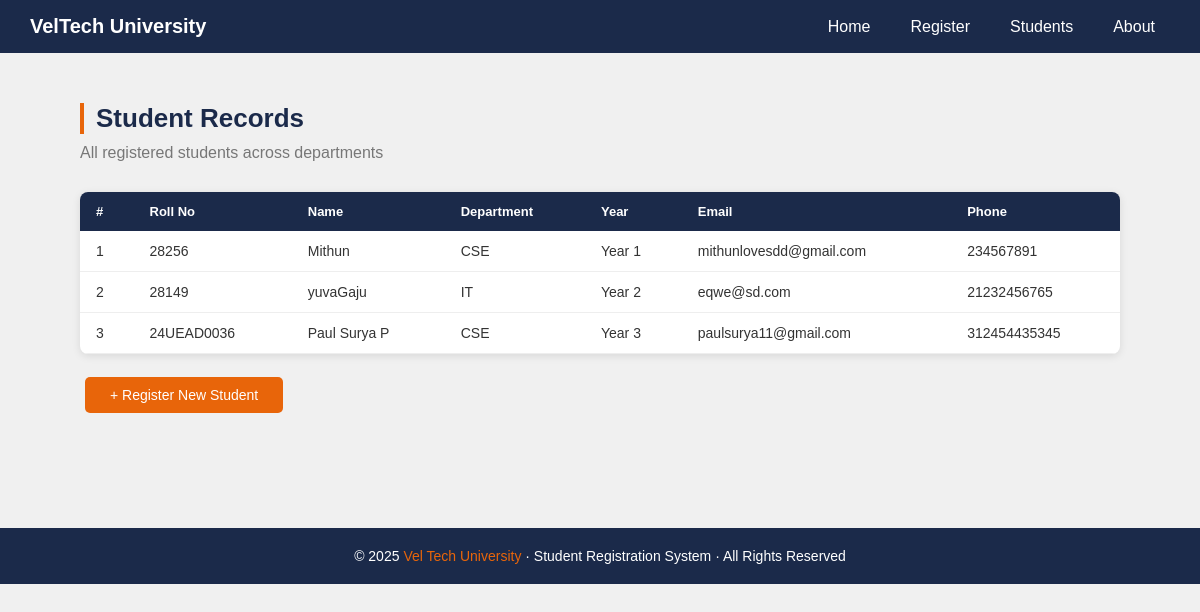
/students, run on the app's committed database.
### tables this page shows
CREATE TABLE students (
            id        INTEGER PRIMARY KEY AUTOINCREMENT,
            name      TEXT NOT NULL,
            roll      TEXT NOT NULL,
            dept      TEXT NOT NULL,
            year      TEXT NOT NULL,
            email     TEXT NOT NULL,
            phone     TEXT NOT NULL,
            gender    TEXT NOT NULL,
            dob       TEXT NOT NULL,
            address   TEXT NOT NULL
        );

### app.py (the view)
@app.route('/students')
def students():
    conn = sqlite3.connect(r'C:\Users\pauls\OneDrive\desktop\Vel-Tech-Summer-Internship\Track3\Day 12\student_demo\students.db')
    c = conn.cursor()
    c.execute('SELECT * FROM students')
    rows = c.fetchall()
    conn.close()
    student_list = []
    for row in rows:
        student_list.append({
            'id'     : row[0],
            'name'   : row[1],
            'roll'   : row[2],
            'dept'   : row[3],
            'year'   : row[4],
            'email'  : row[5],
            'phone'  : row[6],
            'gender' : row[7],
            'dob'    : row[8],
            'address': row[9]
        })
    return render_template('students.html', students=student_list)

### templates/students.html (shortened to what this page needs)
<!DOCTYPE html>
<html lang="en">
<head>
    <link rel="stylesheet" href="{{ url_for('static', filename='css/style.css') }}">
</head>
<body>
    <nav>
        <div class="logo">Vel<span>Tech</span> University</div>
        <ul>
            <li><a href="/">Home</a></li>
            <li><a href="/register">Register</a></li>
            <li><a href="/students" class="active">Students</a></li>
            <li><a href="/about">About</a></li>
        </ul>
    </nav>
    <div class="section">
        <h2 class="section-title">Student Records</h2>
        <p class="section-subtitle">All registered students across departments</p>
        <div class="table-container">
            <table>
                <thead>
                    <tr>
                        <th>#</th>
                        <th>Roll No</th>
                        <th>Name</th>
                        <th>Department</th>
                        <th>Year</th>
                        <th>Email</th>
                        <th>Phone</th>
                    </tr>
                </thead>
                <tbody>
                    {% for student in students %}
                    <tr>
                        <td>{{ loop.index }}</td>
                        <td>{{ student.roll }}</td>
                        <td>{{ student.name }}</td>
                        <td>
                            <span class="badge badge-{{ student.dept | lower }}">
                                {{ student.dept }}
                            </span>
                        </td>
                        <td>Year {{ student.year }}</td>
                        <td>{{ student.email }}</td>
                        <td>{{ student.phone }}</td>
                    </tr>
                    {% endfor %}
                </tbody>
            </table>
        </div>
        <br>
        <a href="/register" class="btn btn-primary">+ Register New Student</a>
    </div>
    <footer>
        <p>© 2025 <span>Vel Tech University</span> · Student Registration System · All Rights Reserved</p>
    </footer>
</body>
</html>

### static/CSS/style.css (style rules this page uses)
* { margin: 0; padding: 0; box-sizing: border-box; font-family: Arial, sans-serif; }
body { background-color: #f0f0f0; color: #333; }
nav { background-color: #1B2A4A; padding: 15px 30px; display: flex; justify-content: space-between; align-items: center; }
nav .logo { color: white; font-size: 20px; font-weight: bold; }
nav ul { list-style: none; display: flex; gap: 10px; }
nav ul li a { color: white; text-decoration: none; padding: 8px 15px; border-radius: 4px; }
.btn { display: inline-block; padding: 10px 25px; border-radius: 5px; text-decoration: none; font-size: 14px; cursor: pointer; border: none; margin: 5px; }
.btn-primary { background-color: #E8650A; color: white; }
.section { padding: 50px 30px; max-width: 1100px; margin: 0 auto; }
.section h2 { font-size: 26px; color: #1B2A4A; margin-bottom: 10px; border-left: 4px solid #E8650A; padding-left: 12px; }
.section p { color: #777; margin-bottom: 30px; }
.table-container { background: white; border-radius: 8px; box-shadow: 0 2px 8px rgba(0, 0, 0, 0.1); overflow: hidden; }
table { width: 100%; border-collapse: collapse; }
thead { background-color: #1B2A4A; color: white; }
thead th { padding: 12px 16px; text-align: left; font-size: 13px; }
tbody tr { border-bottom: 1px solid #eee; }
tbody td { padding: 12px 16px; font-size: 14px; }
footer { background-color: #1B2A4A; color: white; text-align: center; padding: 20px; margin-top: 60px; font-size: 14px; }
footer span { color: #E8650A; }

### data on the page
students: roll "28256", name "Mithun", dept "CSE", year "1", email "mithunlovesdd@gmail.com", phone "234567891"
students: roll "28149", name "yuvaGaju", dept "IT", year "2", email "eqwe@sd.com", phone "21232456765"
students: roll "24UEAD0036", name "Paul Surya P", dept "CSE", year "3", email "paulsurya11@gmail.com", phone "312454435345"
